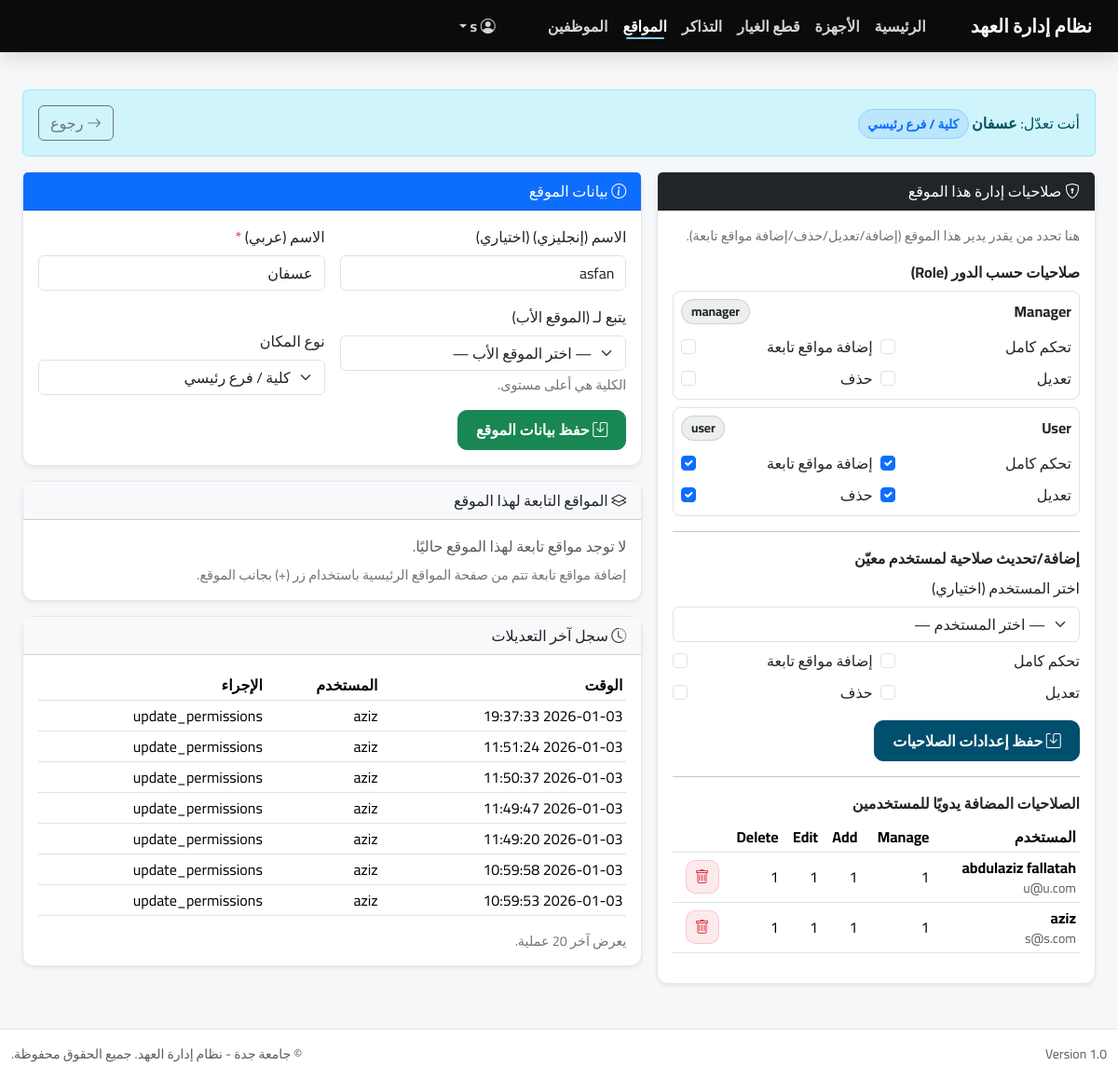
The app's page /index.php?page=locations/edit&id=14 (signed in), older data.
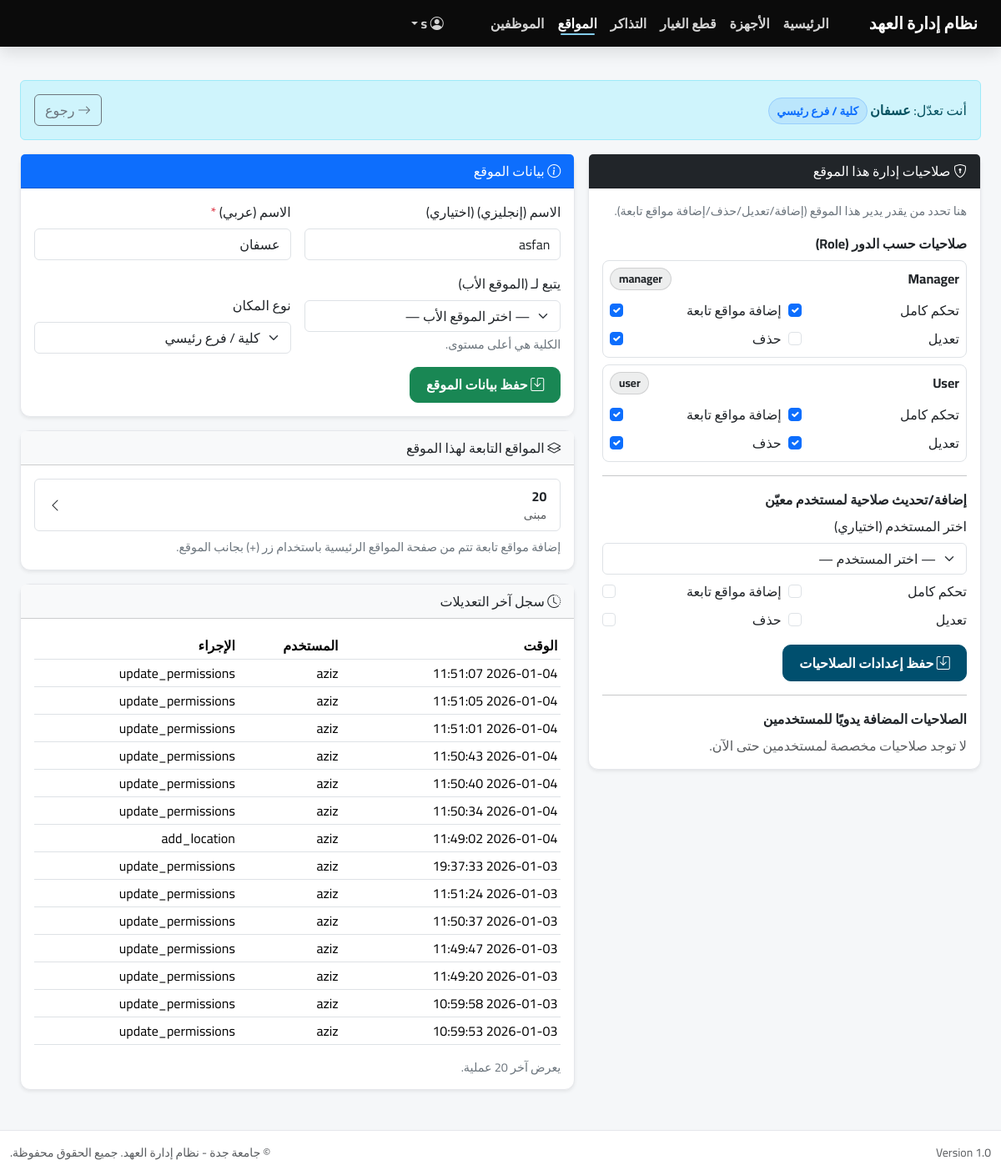
The same page, newer data.
### tables this page shows
CREATE TABLE `locations_permissions` (
  `id` int(11) NOT NULL,
  `location_id` int(11) NOT NULL,
  `role` varchar(50) DEFAULT NULL,
  `user_id` int(11) DEFAULT NULL,
  `can_manage` tinyint(1) NOT NULL DEFAULT 0,
  `can_add_children` tinyint(1) NOT NULL DEFAULT 0,
  `can_edit` tinyint(1) NOT NULL DEFAULT 0,
  `can_delete` tinyint(1) NOT NULL DEFAULT 0,
  `created_at` timestamp NOT NULL DEFAULT current_timestamp()
);

CREATE TABLE `users` (
  `id` int(11) NOT NULL,
  `username` varchar(50) NOT NULL,
  `email` varchar(100) NOT NULL,
  `password` varchar(255) NOT NULL,
  `role` enum('super_admin','manager','user') NOT NULL DEFAULT 'user',
  `created_at` datetime DEFAULT current_timestamp(),
  `job_title` varchar(100) DEFAULT NULL,
  `department` varchar(100) DEFAULT NULL,
  `phone` varchar(20) DEFAULT NULL,
  `avatar` varchar(255) DEFAULT 'default_avatar.png',
  `lang` varchar(5) DEFAULT 'ar',
  `dark_mode` tinyint(1) DEFAULT 0,
  `name` varchar(100) DEFAULT 'User',
  `manager_id` int(11) DEFAULT NULL
);

CREATE TABLE `locations_audit` (
  `id` int(11) NOT NULL,
  `location_id` int(11) NOT NULL,
  `user_id` int(11) DEFAULT NULL,
  `action` varchar(80) NOT NULL,
  `details` text DEFAULT NULL,
  `created_at` timestamp NOT NULL DEFAULT current_timestamp()
);

CREATE TABLE `locations` (
  `id` int(11) NOT NULL,
  `name_ar` varchar(255) NOT NULL,
  `name_en` varchar(255) DEFAULT NULL,
  `type` varchar(50) NOT NULL DEFAULT 'Building',
  `parent_id` int(11) DEFAULT NULL,
  `created_at` datetime DEFAULT current_timestamp()
);

### app/controllers/LocationsController.php (called while the page is built, shortened)
<?php
class LocationsController extends Controller
{
  private $locationModel;
  public function __construct()
  {
    $this->locationModel = $this->model('Location');
  }
  public function edit($id = null)
  {
    if (empty($id)) {
      $id = isset($_GET['id']) ? (int)$_GET['id'] : 0;
    }
    $id = (int)$id;
    $location = $this->locationModel->getLocationById($id);
    $locations = $this->locationModel->getAll();
    $children  = method_exists($this->locationModel, 'getChildren') ? $this->locationModel->getChildren($id) : [];
    $rolePerms = method_exists($this->locationModel, 'getRolePerms') ? $this->locationModel->getRolePerms($id) : [];
    $userPerms = method_exists($this->locationModel, 'getUserPerms') ? $this->locationModel->getUserPerms($id) : [];
    $users     = method_exists($this->locationModel, 'getUsersLite') ? $this->locationModel->getUsersLite() : [];
    $audit     = method_exists($this->locationModel, 'getAudit') ? $this->locationModel->getAudit($id, 20) : [];
    $data = [
      'id'        => $location->id,
      'name_ar'   => $location->name_ar,
      'name_en'   => $location->name_en,
      'type'      => $location->type,
      'parent_id' => $location->parent_id,
      'locations' => $locations,
      'children'  => $children,
      'rolePerms' => $rolePerms,
      'userPerms' => $userPerms,
      'users'     => $users,
      'audit'     => $audit,
    ];
    $this->view('locations/edit', $data);
  }
}

### app/libraries/Database.php (called while the page is built, shortened)
<?php
class Database {
    private $host = 'localhost';
    private $user = 'root';
    private $pass = '';
    private $dbname = 'it_inventory';
    private $dbh;
    private $stmt;
    public function __construct() {
        $dsn = 'mysql:host=' . $this->host . ';dbname=' . $this->dbname;
        $options = array(
            PDO::ATTR_PERSISTENT => true,
            PDO::ATTR_ERRMODE => PDO::ERRMODE_EXCEPTION
        );
        try {
            $this->dbh = new PDO($dsn, $this->user, $this->pass, $options);
        } catch(PDOException $e) {
            $this->error = $e->getMessage();
            echo $this->error;
        }
    }
    public function query($sql) {
        $this->stmt = $this->dbh->prepare($sql);
    }
    public function bind($param, $value, $type = null) {
        if (is_null($type)) {
            switch (true) {
                case is_int($value):
                    $type = PDO::PARAM_INT;
                    break;
            }
        }
        $this->stmt->bindValue($param, $value, $type);
    }
    public function execute() {
        return $this->stmt->execute();
    }
    public function resultSet() {
        $this->execute();
        return $this->stmt->fetchAll(PDO::FETCH_OBJ);
    }
    public function single() {
        $this->execute();
        return $this->stmt->fetch(PDO::FETCH_OBJ);
    }
}

### app/models/Location.php (called while the page is built, shortened)
<?php
class Location
{
  private $db;
  public function __construct()
  {
    $this->db = new Database();
  }
  public function getAll()
  {
    $this->db->query("SELECT * FROM locations ORDER BY type, name_ar");
    return $this->db->resultSet();
  }
  public function getLocationById($id)
  {
    $this->db->query("SELECT * FROM locations WHERE id = :id");
    $this->db->bind(':id', (int)$id);
    return $this->db->single();
  }
  public function getChildren($parentId)
  {
    $this->db->query("SELECT * FROM locations WHERE parent_id = :pid ORDER BY id DESC");
    $this->db->bind(':pid', (int)$parentId);
    return $this->db->resultSet();
  }
  public function getRolePerms($locationId)
  {
    $this->db->query("SELECT role, can_manage, can_add_children, can_edit, can_delete
                      FROM locations_permissions
                      WHERE location_id = :loc AND role IS NOT NULL");
    $this->db->bind(':loc', (int)$locationId);
    $rows = $this->db->resultSet();
    $out = [];
    foreach ($rows as $r) {
      $out[$r->role] = [
        'can_manage'       => (int)$r->can_manage,
        'can_add_children' => (int)$r->can_add_children,
        'can_edit'         => (int)$r->can_edit,
        'can_delete'       => (int)$r->can_delete,
      ];
    }
    return $out;
  }
  public function getUsersLite()
  {
    $this->db->query("SELECT * FROM users ORDER BY id DESC");
    return $this->db->resultSet();
  }
  public function getUserPerms($locationId)
  {
    $this->db->query("
      SELECT lp.user_id,
             lp.can_manage, lp.can_add_children, lp.can_edit, lp.can_delete,
             u.*
      FROM locations_permissions lp
      JOIN users u ON u.id = lp.user_id
      WHERE lp.location_id = :loc AND lp.user_id IS NOT NULL
      ORDER BY u.id DESC
    ");
    $this->db->bind(':loc', (int)$locationId);
    return $this->db->resultSet();
  }
  public function getAudit($locationId, $limit = 20)
  {
    $limit = (int)$limit;
    $this->db->query("
      SELECT a.*,
             u.name AS user_name,
             u.username AS user_username,
             u.email AS user_email
      FROM locations_audit a
      LEFT JOIN users u ON u.id = a.user_id
      WHERE a.location_id = :loc
      ORDER BY a.id DESC
      LIMIT $limit
    ");
    $this->db->bind(':loc', (int)$locationId);
    return $this->db->resultSet();
  }
}

### app/helpers/session_helper.php (called while the page is built, shortened)
<?php
function isLoggedIn()
{
  return isset($_SESSION['user_id']);
}
function currentRole()
{
  $r = $_SESSION['user_role'] ?? 'user';
  return ($r === 'super_admin') ? 'superadmin' : $r;
}
function canManageLocation($locationId, $action = 'manage')
{
  $role = currentRole();
  if ($role === 'superadmin') return true;
}

### app/views/locations/edit.php (the view, shortened to what the changed rows need)
<?php require APPROOT . '/views/inc/header.php'; ?>
<?php
  $typeLabels = [
    'College'     => 'كلية / فرع رئيسي',
    'Building'    => 'مبنى',
    'Department'  => 'قسم',
    'Lab'         => 'معمل',
    'Office'      => 'مكتب',
    'Other'       => 'أخرى',
  ];
  $rolePerms = $data['rolePerms'] ?? [];
  $getRole = function($role, $key) use ($rolePerms) {
    return !empty($rolePerms[$role][$key]) ? 1 : 0;
  };
  $userPerms = $data['userPerms'] ?? [];
  $children = $data['children'] ?? [];
  $audit = $data['audit'] ?? [];
  $canManage = function_exists('canManageLocation') ? canManageLocation($data['id'], 'manage') : true;
?>
<div class="container-fluid wrap py-4">
  <div class="row g-3">
    <div class="col-12 col-lg-5">
      <div class="card shadow-sm">
        <div class="card-body">
          <?php if (!$canManage): ?>
            <div class="alert alert-warning">
              ليس لديك صلاحية لإدارة صلاحيات هذا الموقع.
            </div>
          <?php else: ?>
            <form method="post" action="index.php?page=locations/edit&id=<?= (int)$data['id'] ?>">
              <div class="mb-3">
                <div class="fw-bold mb-2">صلاحيات حسب الدور (Role)</div>
                <?php
                  $rolesUI = [
                    'manager' => 'Manager',
                    'user'    => 'User',
                  ];
                  foreach ($rolesUI as $role => $label):
                ?>
                  <div class="border rounded-3 p-2 mb-2">
                    <div class="d-flex align-items-center justify-content-between flex-wrap gap-2">
                      <div class="fw-bold"><?= htmlspecialchars($label) ?></div>
                      <span class="pill pill-dark"><?= htmlspecialchars($role) ?></span>
                    </div>
                    <div class="row g-2 mt-1">
                      <div class="col-6">
                        <label class="form-check">
                          <input class="form-check-input" type="checkbox" name="role_<?= $role ?>_manage" <?= $getRole($role,'can_manage') ? 'checked' : '' ?>>
                          <span class="form-check-label">تحكم كامل</span>
                        </label>
                      </div>
                      <div class="col-6">
                        <label class="form-check">
                          <input class="form-check-input" type="checkbox" name="role_<?= $role ?>_add" <?= $getRole($role,'can_add_children') ? 'checked' : '' ?>>
                          <span class="form-check-label">إضافة مواقع تابعة</span>
                        </label>
                      </div>
                      <div class="col-6">
                        <label class="form-check">
                          <input class="form-check-input" type="checkbox" name="role_<?= $role ?>_edit" <?= $getRole($role,'can_edit') ? 'checked' : '' ?>>
                          <span class="form-check-label">تعديل</span>
                        </label>
                      </div>
                      <div class="col-6">
                        <label class="form-check">
                          <input class="form-check-input" type="checkbox" name="role_<?= $role ?>_delete" <?= $getRole($role,'can_delete') ? 'checked' : '' ?>>
                          <span class="form-check-label">حذف</span>
                        </label>
                      </div>
                    </div>
                  </div>
                <?php endforeach; ?>
              </div>
              <hr>
              <div class="mb-2 fw-bold">إضافة/تحديث صلاحية لمستخدم معيّن</div>
              <div class="row g-2 align-items-end">
                <div class="col-12">
                </div>
                <div class="col-6">
                </div>
                <div class="col-6">
                </div>
                <div class="col-6">
                </div>
                <div class="col-6">
                </div>
              </div>
              <div class="mt-3">
                <button class="btn btn-primary btn-save" type="submit">
                </button>
              </div>
              <hr class="my-3">
              <div class="fw-bold mb-2">الصلاحيات المضافة يدويًا للمستخدمين</div>
              <?php if (empty($userPerms)): ?>
                <div class="text-muted">لا توجد صلاحيات مخصصة لمستخدمين حتى الآن.</div>
              <?php else: ?>
                <div class="table-responsive">
                  <table class="table table-sm align-middle">
                    <thead>
                      <tr>
                        <th>المستخدم</th>
                        <th>Manage</th>
                        <th>Add</th>
                        <th>Edit</th>
                        <th>Delete</th>
                        <th></th>
                      </tr>
                    </thead>
                    <tbody>
                      <?php foreach ($userPerms as $p): ?>
                        <?php
                          $name = $p->name ?? $p->username ?? $p->email ?? ('User#'.$p->user_id);
                          $sub  = $p->email ?? $p->username ?? '';
                        ?>
                        <tr>
                          <td>
                            <div class="fw-bold"><?= htmlspecialchars($name) ?></div>
                            <?php if ($sub): ?><div class="text-muted small"><?= htmlspecialchars($sub) ?></div><?php endif; ?>
                          </td>
                          <td><?= (int)$p->can_manage ?></td>
                          <td><?= (int)$p->can_add_children ?></td>
                          <td><?= (int)$p->can_edit ?></td>
                          <td><?= (int)$p->can_delete ?></td>
                          <td>
                            <button class="btn btn-soft-danger btn-icon"
                                    type="submit"
                                    name="remove_user_id"
                                    value="<?= (int)$p->user_id ?>"
                                    title="حذف صلاحية المستخدم">
                              <i class="bi bi-trash"></i>
                            </button>
                          </td>
                        </tr>
                      <?php endforeach; ?>
                    </tbody>
                  </table>
                </div>
              <?php endif; ?>
            </form>
          <?php endif; ?>
        </div>
      </div>
    </div>
    <div class="col-12 col-lg-7">
      <div class="card shadow-sm mt-3">
        <div class="card-body">
          <?php if (empty($children)): ?>
            <div class="text-muted">لا توجد مواقع تابعة لهذا الموقع حاليًا.</div>
          <?php else: ?>
            <div class="list-group">
              <?php foreach ($children as $c): ?>
                <a class="list-group-item list-group-item-action d-flex justify-content-between align-items-center"
                   href="index.php?page=locations/edit&id=<?= (int)$c->id ?>">
                  <div>
                    <div class="fw-bold"><?= htmlspecialchars($c->name_ar ?? '') ?></div>
                    <div class="text-muted small"><?= htmlspecialchars($typeLabels[$c->type] ?? $c->type) ?></div>
                  </div>
                  <i class="bi bi-chevron-left"></i>
                </a>
              <?php endforeach; ?>
            </div>
          <?php endif; ?>
          <div class="hint mt-2">إضافة مواقع تابعة تتم من صفحة المواقع الرئيسية باستخدام زر (+) بجانب الموقع.</div>
        </div>
      </div>
      <div class="card shadow-sm mt-3">
        <div class="card-body">
          <?php if (empty($audit)): ?>
            <div class="text-muted">لا يوجد سجل تعديلات حتى الآن.</div>
          <?php else: ?>
            <div class="table-responsive">
              <table class="table table-sm">
                <thead>
                  <tr>
                    <th>الوقت</th>
                    <th>المستخدم</th>
                    <th>الإجراء</th>
                  </tr>
                </thead>
                <tbody>
                  <?php foreach ($audit as $a): ?>
                    <?php
                      $who = $a->name ?? $a->user_name ?? $a->username ?? $a->user_username ?? '—';
                    ?>
                    <tr>
                      <td><?= htmlspecialchars($a->created_at ?? '') ?></td>
                      <td><?= htmlspecialchars($who) ?></td>
                      <td><?= htmlspecialchars($a->action ?? '') ?></td>
                    </tr>
                  <?php endforeach; ?>
                </tbody>
              </table>
            </div>
          <?php endif; ?>
        </div>
      </div>
    </div>
  </div>
</div>
<?php require APPROOT . '/views/inc/footer.php'; ?>

Row changes from the older to the newer data that the page shows:
removed locations_permissions: user.name "abdulaziz fallatah", user.email "u@u.com", can_manage "1", can_add_children "1", can_edit "1", can_delete "1"
removed locations_permissions: user.name "aziz", user.email "s@s.com", can_manage "1", can_add_children "1", can_edit "1", can_delete "1"
added locations: name_ar "20", type "مبنى"
added locations_audit: created_at "2026-01-04 11:51:07", user.name "aziz", action "update_permissions"
added locations_audit: created_at "2026-01-04 11:51:05", user.name "aziz", action "update_permissions"
added locations_audit: created_at "2026-01-04 11:51:01", user.name "aziz", action "update_permissions"
added locations_audit: created_at "2026-01-04 11:50:43", user.name "aziz", action "update_permissions"
added locations_audit: created_at "2026-01-04 11:50:40", user.name "aziz", action "update_permissions"
added locations_audit: created_at "2026-01-04 11:50:34", user.name "aziz", action "update_permissions"
added locations_audit: created_at "2026-01-04 11:49:02", user.name "aziz", action "add_location"
Text that changed along with them:
form field value: "☐" → "☑"
text no longer shown: "المستخدم Manage Add Edit Delete لا توجد مواقع تابعة لهذا الموقع حاليًا."
text now shown: "لا توجد صلاحيات مخصصة لمستخدمين حتى الآن."
